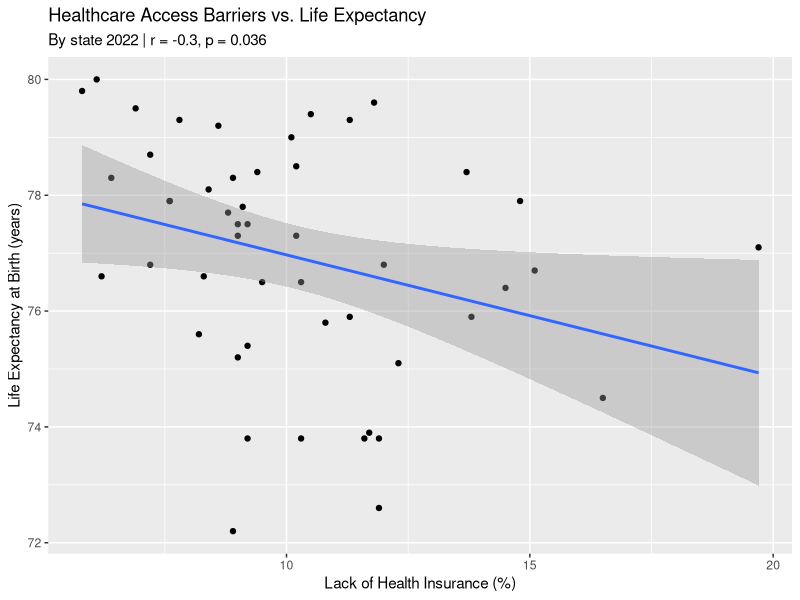
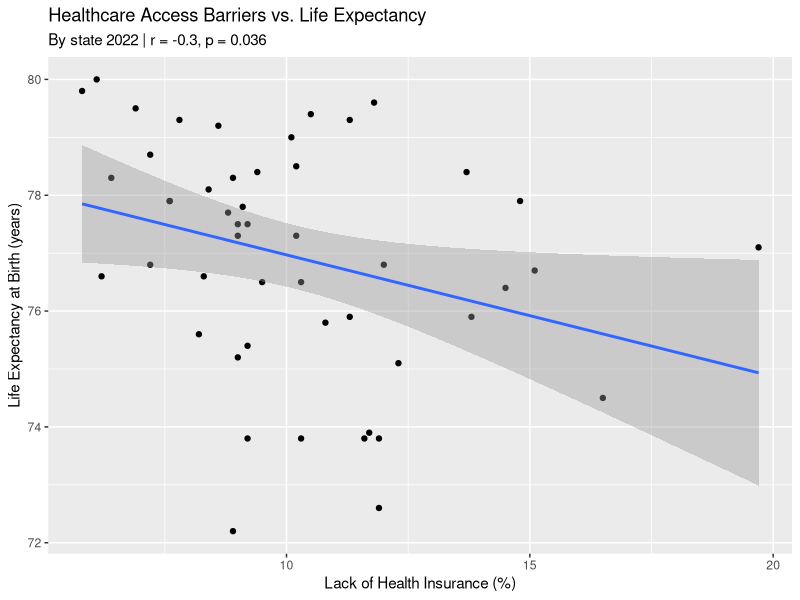

The R script that drew these images, in order:
# ---import libraries---
library(tidyverse)

# ---load data---
screening_analysis <- read.csv('data/processed/state_screening_analysis.csv')

# ---explore data---
head(screening_analysis)
summary(screening_analysis)

# -----------------------
# CORRELATION TESTS
# -----------------------

# --- 3a: Screening Rate vs. Life Expectancy
screen_v_le <- cor.test(screening_analysis$LifeExpectancy, screening_analysis$ScreeningRate)
screen_v_le

# --- 3b: Screening Rate vs. Disease Burden
screen_v_disease <- cor.test(screening_analysis$DiseaseBurden, screening_analysis$ScreeningRate)
screen_v_disease

# --- 3c: Access Barrier vs. Life Expectancy
access_v_le <- cor.test(screening_analysis$LifeExpectancy, screening_analysis$AccessBarrier)
access_v_le

# --- 3c: Access Barrier vs. Disease Burden
access_v_disease <- cor.test(screening_analysis$DiseaseBurden, screening_analysis$AccessBarrier)
access_v_disease


ggplot(data=screening_analysis, aes(AccessBarrier, LifeExpectancy)) +
  geom_point() +
  geom_smooth(method = "lm") +
  labs(
    title = "Healthcare Access Barriers vs. Life Expectancy",
    subtitle = "By state 2022 | r = -0.3, p = 0.036",
    x = "Lack of Health Insurance (%)",
    y = "Life Expectancy at Birth (years)"
  )
ggsave("visualizations/q3_access_vs_life_exp.png", width = 8, height = 6)
